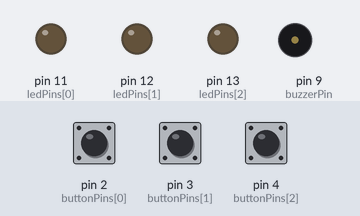
The sketch below on a simulated Arduino Uno, built with avr-gcc and run on an emulated ATmega328P. Shown: output pins drawn as LEDs (lit = HIGH), buzzer (waves = sounding). The inputs (shaded band) are chosen by the test bench; at power-on: pin 2 (buttonPins[0]) HIGH, pin 3 (buttonPins[1]) HIGH, pin 4 (buttonPins[2]) HIGH.

Above: at 1.2 s.
1.3 s: pin 2 (buttonPins[0]) pulled LOW for 0.15 s
At 1.37 s:
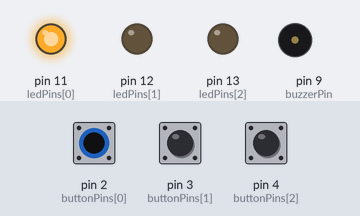
2.9 s: pin 3 (buttonPins[1]) pulled LOW for 0.15 s
At 2.97 s:
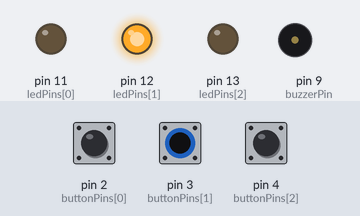
4.5 s: pin 4 (buttonPins[2]) pulled LOW for 0.15 s
At 4.57 s:
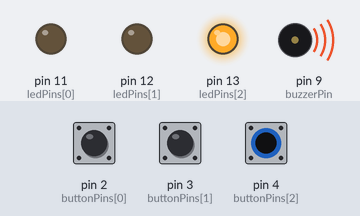
6.1 s: pin 4 (buttonPins[2]) pulled LOW for 3.2 s
At 10.2 s:
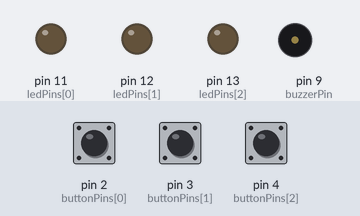
10.8 s: pin 2 (buttonPins[0]) pulled LOW for 3.2 s
At 11.3 s:
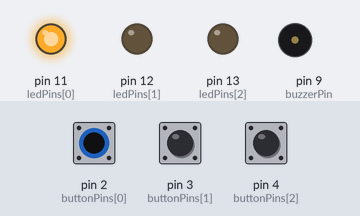
15.5 s: pin 3 (buttonPins[1]) driven LOW and pin 4 (buttonPins[2]) driven LOW
At 17.0 s:
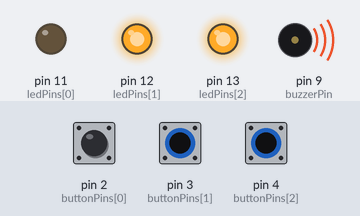
Timing chart, 0 to 18.5 s (numbered marks = the images above; inputs shaded):
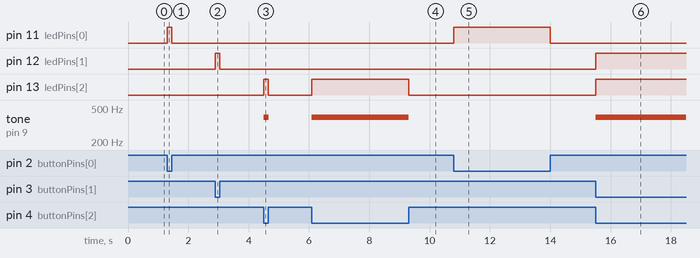

The sketch:

EX10-piano-3-notas.ino
```cpp
/*
  Controle de LEDs e Buzzer com Botões
  Este exemplo demonstra como controlar três LEDs e um buzzer utilizando três botões conectados a um Arduino.
  Quando um botão é pressionado, o LED correspondente acende e o buzzer toca uma nota específica.

  Elaborado/Adaptado por Epaminondas Lage
*/

// Definição dos pinos dos LEDs
const int ledPins[] = {11, 12, 13}; // Pinos dos LEDs
// Definição dos pinos dos botões
const int buttonPins[] = {2, 3, 4}; // Pinos dos botões
// Definição do pino do buzzer
const int buzzerPin = 9; // Pino do buzzer
// Definição das notas musicais para o buzzer (C4, E4, G4)
const int notes[] = {261, 329, 392}; // Notas (C4, E4, G4)

void setup() {
  // Configura os pinos dos LEDs como saídas
  for (int i = 0; i < 3; i++) {
    pinMode(ledPins[i], OUTPUT);
  }

  // Configura os pinos dos botões como entradas com pull-up interno
  for (int i = 0; i < 3; i++) {
    pinMode(buttonPins[i], INPUT_PULLUP);
  }

  pinMode(buzzerPin, OUTPUT); // Configura o pino do buzzer como saída
}

void loop() {
  // Verifica o estado de cada botão e aciona o LED e o buzzer correspondentes
  for (int i = 0; i < 3; i++) {
    if (digitalRead(buttonPins[i]) == LOW) { // Se o botão for pressionado
      digitalWrite(ledPins[i], HIGH); // Liga o LED correspondente
      tone(buzzerPin, notes[i]); // Toca a nota correspondente no buzzer
    } else {
      digitalWrite(ledPins[i], LOW); // Desliga o LED correspondente
      noTone(buzzerPin); // Para de tocar o buzzer
    }
  }
}
```

Measured:
- after the input at 1.3 s, pin 11 (ledPins[0]): LOW → HIGH at once, → LOW 0.15 s later
- after the input at 2.9 s, pin 12 (ledPins[1]): LOW → HIGH at once, → LOW 0.15 s later
- after the input at 4.5 s, pin 13 (ledPins[2]): LOW → HIGH at once, → LOW 0.15 s later; tone on pin 9 (buzzerPin): silent → 392 Hz at once, → silent 0.15 s later
- after the input at 6.1 s, pin 13 (ledPins[2]): LOW → HIGH at once, → LOW 3.2 s later; tone on pin 9 (buzzerPin): silent → 392 Hz at once, → silent 3.2 s later
- after the input at 10.8 s, pin 11 (ledPins[0]): LOW → HIGH at once, → LOW 3.2 s later
- after the input at 15.5 s, pin 12 (ledPins[1]), pin 13 (ledPins[2]): LOW → HIGH at once; tone on pin 9 (buzzerPin): silent → 392 Hz at once
